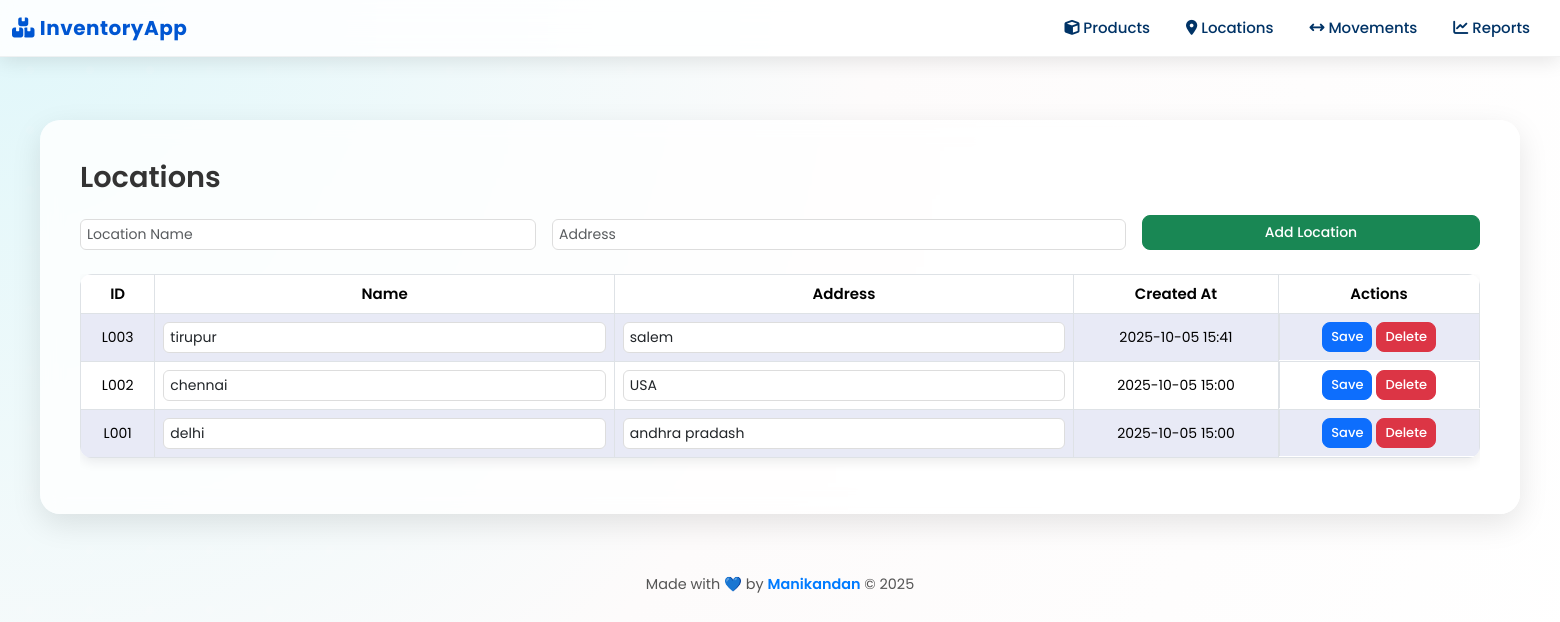
/locations, run on the app's committed database.
### models.py (models this page shows)
class Location(db.Model):
    location_id = db.Column(db.String(10), primary_key=True)
    name = db.Column(db.String(100), nullable=False)
    address = db.Column(db.String(255))
    created_at = db.Column(db.DateTime, default=datetime.utcnow)

### app.py (the view)
@app.route('/locations')
def locations():
    all_locations = Location.query.order_by(Location.created_at.desc()).all()
    return render_template("locations.html", locations=all_locations)

### templates/locations.html (shortened to what this page needs)
{% extends "base.html" %}
{% block content %}
<h2>Locations</h2>
<form action="{{ url_for('add_location') }}" method="POST" class="row g-3 mb-4">
  <div class="col-md-4">
    <input type="text" class="form-control" name="name" placeholder="Location Name" required>
  </div>
  <div class="col-md-5">
    <input type="text" class="form-control" name="address" placeholder="Address">
  </div>
  <div class="col-md-3">
    <button type="submit" class="btn btn-success w-100">Add Location</button>
  </div>
</form>
<div class="table-responsive">
  <table class="table table-bordered align-middle">
    <thead>
      <tr>
        <th>ID</th>
        <th>Name</th>
        <th>Address</th>
        <th>Created At</th>
        <th>Actions</th>
      </tr>
    </thead>
    <tbody>
      {% for loc in locations %}
      <tr>
        <td>{{ loc.location_id }}</td>
        <td>
          <form action="{{ url_for('edit_location', location_id=loc.location_id) }}" method="POST" class="d-flex gap-1">
            <input type="text" name="name" value="{{ loc.name }}" class="form-control form-control-sm" required>
        </td>
        <td>
            <input type="text" name="address" value="{{ loc.address }}" class="form-control form-control-sm">
        </td>
        <td>{{ loc.created_at.strftime("%Y-%m-%d %H:%M") }}</td>
        <td class="d-flex justify-content-center gap-1">
            <button type="submit" class="btn btn-primary btn-sm">Save</button>
            <a href="{{ url_for('delete_location', location_id=loc.location_id) }}" class="btn btn-danger btn-sm"
               onclick="return confirm('Are you sure you want to delete this location?');">Delete</a>
        </td>
      </tr>
      {% else %}
      <tr>
        <td colspan="5" class="text-center text-muted py-3">
          No locations found. Add a new location above!
        </td>
      </tr>
      {% endfor %}
    </tbody>
  </table>
</div>
{% endblock %}

### templates/base.html (style rules this page uses)
body { font-family: 'Poppins', sans-serif; background: radial-gradient(circle at top left, #e0f7fa, #fdfbfb, #ffffff); overflow-x: hidden; min-height: 100vh; color: #333; position: relative; padding-top: 80px; }
body::before { content: ""; position: absolute; width: 250%; height: 250%; top: -100%; left: -100%; background: radial-gradient(circle, rgba(255,255,255,0.2) 10%, transparent 10%) repeat; background-size: 60px 60px; animation: moveBackground 15s linear infinite; z-index: 0; opacity: 0.3; }

### templates/locations.html (style rules this page uses)
body { font-family: 'Poppins', sans-serif !important; font-size: 15px; background-color: #f9f9fb; }
h2 { font-weight: 600; font-size: 1.8rem; color: #333; margin-bottom: 20px; }
.form-control { font-size: 14px; border-radius: 8px; width: 100%; }
.btn { font-size: 14px; font-weight: 500; border-radius: 8px; }
.row.g-3 > .col-md-4, .row.g-3 > .col-md-5, .row.g-3 > .col-md-3 { display: flex; flex-direction: column; justify-content: flex-end; }
table { font-size: 14px; width: 100%; border-radius: 12px; overflow: hidden; box-shadow: 0px 4px 12px rgba(0,0,0,0.08); }
thead th { font-weight: 600; background-color: #283593; color: #fff; text-align: center; padding: 12px; font-size: 15px; }
tbody td { vertical-align: middle; text-align: center; padding: 10px; background-color: #ffffff; }
tbody tr:nth-child(odd) td { background-color: #e8eaf6; }
input[type="text"] { font-size: 14px; border: 1px solid #ddd; border-radius: 6px; padding: 4px 6px; width: 100%; box-sizing: border-box; background: #fff; }
.btn-sm { padding: 4px 8px; font-size: 13px; }

### data on the page
Location: location_id "L003", name "tirupur", address "salem", created_at "2025-10-05 15:41"
Location: location_id "L002", name "chennai", address "USA", created_at "2025-10-05 15:00"
Location: location_id "L001", name "delhi", address "andhra pradash", created_at "2025-10-05 15:00"

### other printed values
{{ current_year or '2025' }} "2025"
